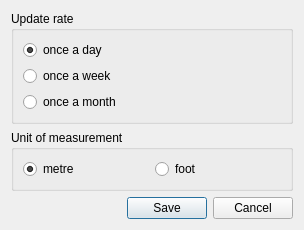
<?xml version="1.0" encoding="UTF-8"?>
<ui version="4.0">
 <class>SettingsObstraclesDialog</class>
 <widget class="QDialog" name="SettingsObstraclesDialog">
  <property name="geometry">
   <rect>
    <x>0</x>
    <y>0</y>
    <width>304</width>
    <height>199</height>
   </rect>
  </property>
  <property name="windowTitle">
   <string>Settings</string>
  </property>
  <layout class="QGridLayout" name="gridLayout_2">
   <item row="3" column="0">
    <spacer name="horizontalSpacer">
     <property name="orientation">
      <enum>Qt::Horizontal</enum>
     </property>
     <property name="sizeHint" stdset="0">
      <size>
       <width>121</width>
       <height>20</height>
      </size>
     </property>
    </spacer>
   </item>
   <item row="0" column="0" colspan="3">
    <widget class="QGroupBox" name="groupBox">
     <property name="title">
      <string>Update rate</string>
     </property>
     <layout class="QGridLayout" name="gridLayout">
      <item row="0" column="0">
       <widget class="QRadioButton" name="radioButton">
        <property name="text">
         <string>once a day</string>
        </property>
        <property name="checked">
         <bool>true</bool>
        </property>
       </widget>
      </item>
      <item row="1" column="0">
       <widget class="QRadioButton" name="radioButton_2">
        <property name="text">
         <string>once a week</string>
        </property>
       </widget>
      </item>
      <item row="2" column="0">
       <widget class="QRadioButton" name="radioButton_3">
        <property name="text">
         <string>once a month</string>
        </property>
       </widget>
      </item>
     </layout>
    </widget>
   </item>
   <item row="3" column="1">
    <widget class="QPushButton" name="saveButton">
     <property name="text">
      <string>Save</string>
     </property>
    </widget>
   </item>
   <item row="3" column="2">
    <widget class="QPushButton" name="cancelButton">
     <property name="text">
      <string>Cancel</string>
     </property>
    </widget>
   </item>
   <item row="1" column="0" colspan="3">
    <widget class="QGroupBox" name="groupBox_2">
     <property name="title">
      <string>Unit of measurement</string>
     </property>
     <layout class="QGridLayout" name="gridLayout_3">
      <item row="0" column="0">
       <widget class="QRadioButton" name="metreRadioButton">
        <property name="text">
         <string>metre</string>
        </property>
        <property name="checked">
         <bool>true</bool>
        </property>
       </widget>
      </item>
      <item row="0" column="1">
       <widget class="QRadioButton" name="footRadioButton">
        <property name="text">
         <string>foot</string>
        </property>
       </widget>
      </item>
     </layout>
    </widget>
   </item>
   <item row="2" column="1">
    <spacer name="verticalSpacer">
     <property name="orientation">
      <enum>Qt::Vertical</enum>
     </property>
     <property name="sizeHint" stdset="0">
      <size>
       <width>20</width>
       <height>40</height>
      </size>
     </property>
    </spacer>
   </item>
  </layout>
 </widget>
 <resources/>
 <connections>
  <connection>
   <sender>cancelButton</sender>
   <signal>clicked()</signal>
   <receiver>SettingsObstraclesDialog</receiver>
   <slot>reject()</slot>
   <hints>
    <hint type="sourcelabel">
     <x>257</x>
     <y>127</y>
    </hint>
    <hint type="destinationlabel">
     <x>151</x>
     <y>73</y>
    </hint>
   </hints>
  </connection>
 </connections>
</ui>
